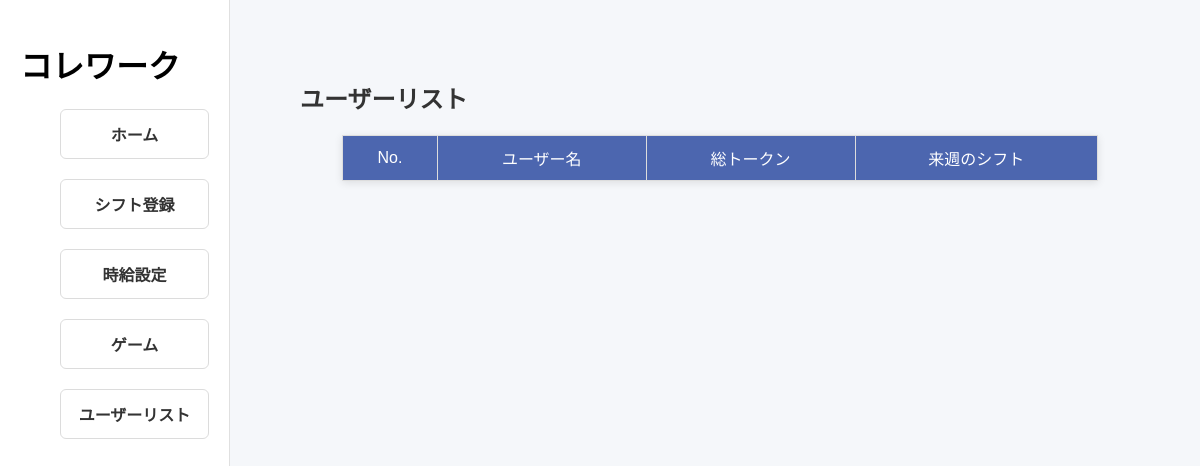
The app's page /user_list, older data.
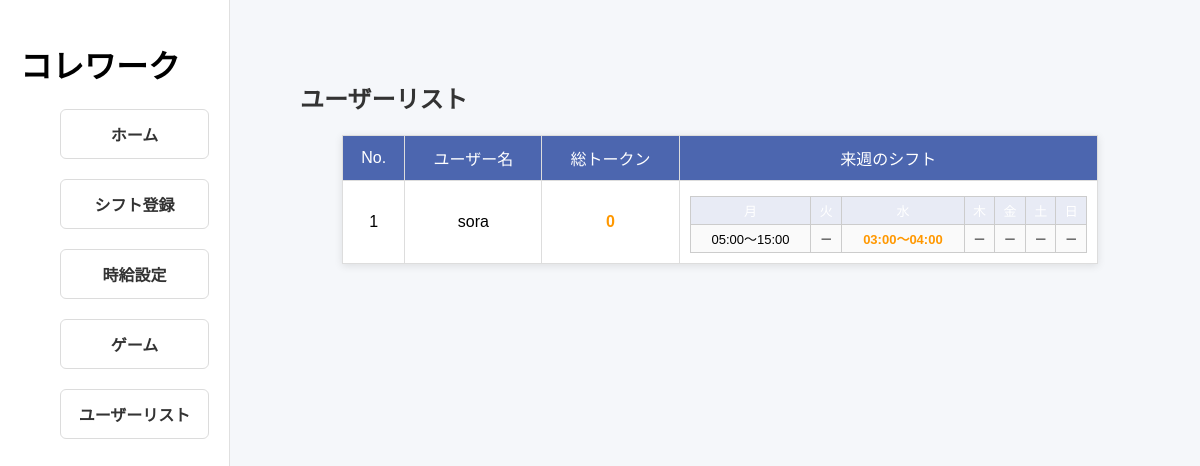
The same page, newer data.
### tables this page shows
CREATE TABLE users (
            username TEXT PRIMARY KEY,
            password TEXT NOT NULL,
            token INTEGER DEFAULT 0,
            salary INTEGER DEFAULT 0
        );

### app.py (the view)
@app.route("/user_list")
def user_list():
    all_users = user_manager.get_users()
    user_shifts = {}
    user_tokens = {}
    for username in all_users:
        user_shifts[username] = shift_manager.get_weekly_shift_time_map(username)
        user_tokens[username] = game_manager.get_user_token_from_db(username) # ゲームDBからトークン取得
    return render_template(
        "user_list.html",
        users=all_users,
        user_tokens=user_tokens,
        user_shifts=user_shifts
    )

### routes/game_manager.py (called while the page is built)
def init_db():
    conn = sqlite3.connect(DB_PATH)
    c = conn.cursor()
    c.execute('''
        CREATE TABLE IF NOT EXISTS player_data (
            id INTEGER PRIMARY KEY AUTOINCREMENT,
            username TEXT UNIQUE,
            user_token INTEGER DEFAULT 0,
            stage INTEGER DEFAULT 1,
            stats_json TEXT
        )
    ''')
    conn.commit()
    conn.close()

def get_db_connection():
    conn = sqlite3.connect(DB_PATH)
    conn.row_factory = sqlite3.Row
    return conn

def get_user_token_from_db(username):
    init_db() # 念の為初期化
    conn = get_db_connection()
    user = conn.execute('SELECT user_token FROM player_data WHERE username = ?', (username,)).fetchone()
    conn.close()
    if user:
        return user['user_token']
    return 0

### routes/shift_manager.py (called while the page is built)
def init_db():
    with sqlite3.connect(DB_PATH) as conn:
        conn.execute("""
            CREATE TABLE IF NOT EXISTS shifts (
                id INTEGER PRIMARY KEY AUTOINCREMENT,
                username TEXT,
                date TEXT,
                start_h TEXT,
                start_m TEXT,
                end_h TEXT,
                end_m TEXT,
                shift_hour REAL,
                UNIQUE(username, date)
            )
        """)

def get_weekly_shift_time_map(username):
    init_db()
    days_en = ['mon', 'tue', 'wed', 'thu', 'fri', 'sat', 'sun']
    result = {day: '－' for day in days_en}
    with sqlite3.connect(DB_PATH) as conn:
        conn.row_factory = sqlite3.Row
        cur = conn.execute(
            "SELECT date, start_h, start_m, end_h, end_m FROM shifts WHERE username=?",
            (username,)
        )
        for row in cur.fetchall():
            date_obj = datetime.strptime(row["date"], "%Y-%m-%d")
            weekday = date_obj.weekday()
            start = f'{row["start_h"]}:{row["start_m"].zfill(2)}'
            end = f'{row["end_h"]}:{row["end_m"].zfill(2)}'
            result[days_en[weekday]] = f'{start}〜{end}'
    return result

### routes/user_manager.py (called while the page is built)
def get_db():
    return sqlite3.connect(DB_NAME)

def get_users():
    conn = get_db()
    c = conn.cursor()
    c.execute("SELECT username FROM users")
    users = [row[0] for row in c.fetchall()]
    conn.close()
    return users

### templates/user_list.html (shortened to what this page needs)
<!DOCTYPE html>
<html lang="ja">
<head>
    <link rel="stylesheet" href="{{ url_for('static', filename='user_style.css') }}">
</head>
<body>
<div class="dashboard-container">
    <div class="left-panel">
        <h1 class="title">コレワーク</h1>
        <div class="menu">
            <ul>
                <li><a href="{{ url_for('top') }}" class="menu-btn">ホーム</a></li>
                <li><a href="{{ url_for('shift_register') }}" class="menu-btn">シフト登録</a></li>
                <li><a href="{{ url_for('wage_register') }}" class="menu-btn">時給設定</a></li>
                <li><a href="{{ url_for('game') }}" class="menu-btn">ゲーム</a></li>
                <li><a href="{{ url_for('user_list') }}" class="menu-btn">ユーザーリスト</a></li>
            </ul>
        </div>
    </div>
    <div class="main-panel">
        <h2>ユーザーリスト</h2>
        <table class="user-table">
            <thead>
                <tr>
                    <th>No.</th>
                    <th>ユーザー名</th>
                    <th>総トークン</th>
                    <th>来週のシフト</th>
                </tr>
            </thead>
            <tbody>
                {% for username in users %}
                <tr>
                    <td>{{ loop.index }}</td>
                    <td>{{ username }}</td>
                    <td>{{ user_tokens[username] }}</td>
                    <td>
                        <table class="shift-table">
                            <tr>
                                <th>月</th><th>火</th><th>水</th>
                                <th>木</th><th>金</th><th>土</th><th>日</th>
                            </tr>
                            <tr>
                                <td>{{ user_shifts[username]["mon"] }}</td>
                                <td>{{ user_shifts[username]["tue"] }}</td>
                                <td>{{ user_shifts[username]["wed"] }}</td>
                                <td>{{ user_shifts[username]["thu"] }}</td>
                                <td>{{ user_shifts[username]["fri"] }}</td>
                                <td>{{ user_shifts[username]["sat"] }}</td>
                                <td>{{ user_shifts[username]["sun"] }}</td>
                            </tr>
                        </table>
                    </td>
                </tr>
                {% endfor %}
            </tbody>
        </table>
    </div>
</div>
</body>
</html>

### static/user_style.css (style rules this page uses)
body { font-family: Arial, sans-serif; margin: 0; padding: 20px; background-color: #f5f7fa; }
h2 { margin-bottom: 20px; color: #333; }
.dashboard-container { gap: 20px; padding: 20px; min-height: 100vh; }
.left-panel { position: fixed; top: 0; left: 0; width: 230px; height: 100vh; background-color: #ffffff; border-right: 1px solid #e0e0e0; padding: 20px; box-sizing: border-box; }
.main-panel { margin-left: 240px; padding: 20px; max-width: 1000px; }
.menu-btn { display: block; padding: 12px 14px; background-color: #ffffff; border: 1px solid #dcdcdc; border-radius: 6px; text-align: center; font-weight: bold; color: #333; text-decoration: none; transition: all 0.2s ease; }
.user-table { margin: 0 auto; border-collapse: collapse; width: 90%; max-width: 1000px; background-color: #ffffff; box-shadow: 0 2px 8px rgba(0,0,0,0.1); }
.user-table th, .user-table td { border: 1px solid #ddd; padding: 10px; text-align: center; }
.user-table th { background-color: #4c66af; color: white; font-weight: normal; }
.menu li { list-style: none; }
.user-table td:nth-child(3) { font-weight: bold; color: #ff9800; }
.shift-table { width: 100%; border-collapse: collapse; margin-top: 5px; font-size: 13px; }
.shift-table th, .shift-table td { border: 1px solid #ccc; padding: 4px; }
.shift-table th { background-color: #e8ebf5; font-weight: normal; }
.shift-table td { background-color: #fafafa; }
a { display: inline-block; margin-top: 20px; color: #007BFF; text-decoration: none; }

Row changes from the older to the newer data that the page shows:
added users: username "sora", user_tokens "0", user_shifts "05:00〜15:00", user_shifts "－", user_shifts "03:00〜04:00"
